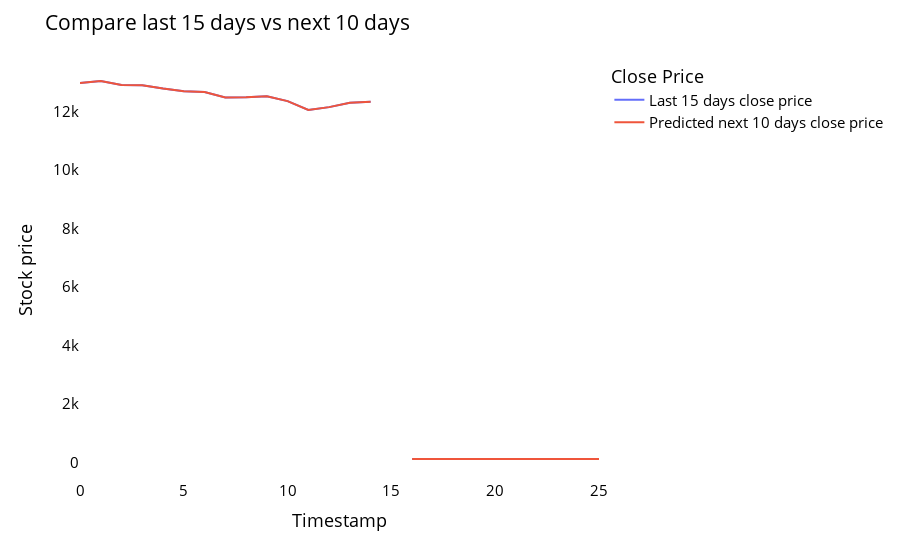

The cell this chart's notebook holds for it:
### Code cell
fig = px.line(new_pred_plot,x=new_pred_plot.index, y=[new_pred_plot['last_original_days_value'],
                                                      new_pred_plot['next_predicted_days_value']],
              labels={'value': 'Stock price','index': 'Timestamp'})
fig.update_layout(title_text='Compare last 15 days vs next 10 days',
                  plot_bgcolor='white', font_size=15, font_color='black',legend_title_text='Close Price')

fig.for_each_trace(lambda t:  t.update(name = next(names)))
fig.update_xaxes(showgrid=False)
fig.update_yaxes(showgrid=False)
fig.show()

### Figure 1 — Plotly figure (JSON) as saved in the notebook; plotly's stock layout.template omitted (floating-point values rounded to 4 significant figures)
{"data": [{"hovertemplate": "variable=last_original_days_value<br>Timestamp=%{x}<br>Stock price=%{y}<extra></extra>", "legendgroup": "last_original_days_value", "line": {"color": "#636efa", "dash": "solid"}, "marker": {"symbol": "circle"}, "mode": "lines", "name": "Last 15 days close price", "orientation": "v", "showlegend": true, "type": "scatter", "x": [0, 1, 2, 3, 4, 5, 6, 7, 8, 9, 10, 11, 12, 13, 14, 15, 16, 17, 18, 19, 20, 21, 22, 23, 24, 25], "xaxis": "x", "y": [12970.0, 13030.0, 12900.0, 12890.0, 12780.0, 12690.0, 12660.0, 12470.0, 12480.0, 12510.0, 12350.0, 12050.0, 12140.0, 12290.0, 12320.0, null, 125.2, 125.2, 125.2, 125.2, 125.2, 125.2, 125.2, 125.2, 125.2, 125.2], "yaxis": "y"}, {"hovertemplate": "variable=next_predicted_days_value<br>Timestamp=%{x}<br>Stock price=%{y}<extra></extra>", "legendgroup": "next_predicted_days_value", "line": {"color": "#EF553B", "dash": "solid"}, "marker": {"symbol": "circle"}, "mode": "lines", "name": "Predicted next 10 days close price", "orientation": "v", "showlegend": true, "type": "scatter", "x": [0, 1, 2, 3, 4, 5, 6, 7, 8, 9, 10, 11, 12, 13, 14, 15, 16, 17, 18, 19, 20, 21, 22, 23, 24, 25], "xaxis": "x", "y": [12970.0, 13030.0, 12900.0, 12890.0, 12780.0, 12690.0, 12660.0, 12470.0, 12480.0, 12510.0, 12350.0, 12050.0, 12140.0, 12290.0, 12320.0, null, 125.2, 125.2, 125.2, 125.2, 125.2, 125.2, 125.2, 125.2, 125.2, 125.2], "yaxis": "y"}], "layout": {"font": {"color": "black", "size": 15}, "legend": {"title": {"text": "Close Price"}, "tracegroupgap": 0}, "margin": {"t": 60}, "plot_bgcolor": "white", "title": {"text": "Compare last 15 days vs next 10 days"}, "xaxis": {"anchor": "y", "domain": [0, 1], "showgrid": false, "title": {"text": "Timestamp"}}, "yaxis": {"anchor": "x", "domain": [0, 1], "showgrid": false, "title": {"text": "Stock price"}}}}
